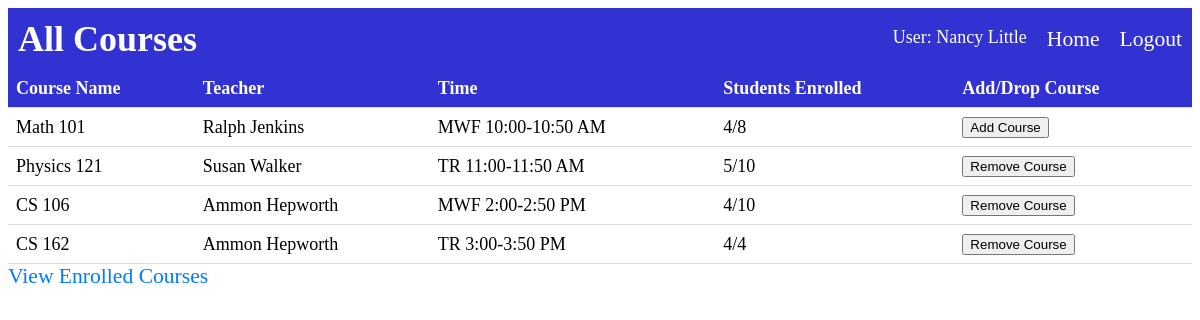
/user (signed in), run on the app's committed database.
### app.py (models this page shows, shortened)
class Users(UserMixin, db.Model):
    __tablename__ = "Users"
    id = db.Column(db.Integer, primary_key = True)
    username = db.Column(db.String, nullable = False)
    name = db.Column(db.String, nullable = False)
    password = db.Column(db.String, nullable = False)
    accountId = db.Column(db.Integer, nullable = False)
    enrolled = db.relationship('EnrolledClasses', back_populates = 'user')

class Courses(db.Model):
    __tablename__ = "Courses"
    course_id = db.Column(db.Integer, primary_key = True)
    course_name = db.Column(db.String, nullable = False)
    course_teacher = db.Column(db.String, nullable = False)
    course_time = db.Column(db.String, nullable = False)
    students_enrolled = db.Column(db.Integer, nullable = False)
    capacity = db.Column(db.Integer, nullable = False)
    enrolled = db.relationship('EnrolledClasses', back_populates = 'course')

### app.py (the view)
@app.route("/user")
def studentUser():
    enrolled_courses = current_user.enrolled
    allCourses = Courses.query.all()
    courseId_list = []
    for ec in enrolled_courses:
        print(ec.courses_id)
        courseId_list.append(ec.courses_id)
    name = current_user.name
    return render_template('all_courses.html', allCourses=allCourses, user = courseId_list,name = name)

### app.py (called while the page is built)
@login_manager.user_loader
def load_user(user_id):
    return Users.query.get(user_id)

### templates/all_courses.html (shortened to what this page needs)
{% extends "base.html" %}
{% block heading %}
    All Courses
{% endblock %}
{% block content %}
  <body>
    <table>
        <thead>
          <tr>
            <th>Course Name</th>
            <th>Teacher</th>
            <th>Time</th>
            <th>Students Enrolled</th>
            <th>Add/Drop Course</th>
          </tr>
        </thead>
        <tbody>
          {% for course in allCourses %}
            <tr>
              <td>{{ course.course_name }}</td>
              <td>{{ course.course_teacher }}</td>
              <td>{{ course.course_time }}</td>
              <td>{{ course.students_enrolled }}/{{ course.capacity }}</td>
              <td>
                {% if course.course_id in user %}
                    <form action="/remove_course" method="post">
                    <button type="submit" class="add-course-btn">Remove Course</button>
                    </form>
                {% else %}
                  {% if course.students_enrolled == course.capacity %}
                    <form action="/add_course" method="post">
                      <input type="hidden" name="course_id" value="{{ course.course_id }}">
                      <button type="submit" class="add-course-btn" disabled>Course Full</button>
                      </form>
                    {% else %}
                    <form action="/add_course" method="post">
                    <button type="submit" class="add-course-btn">Add Course</button>
                    </form>
                {% endif %}
              {% endif %}
              </td>
            </tr>
          {% endfor %}
        </tbody>
      </table>
      <a href="{{ url_for('enrolled_courses') }}">View Enrolled Courses</a>
  </body>
  {% endblock %}

### templates/base.html (shortened to what this page needs)
<!DOCTYPE html>
<html>
<head>
    <link rel="stylesheet" href="{{ url_for('static', filename='style.css') }}">
</head>
<body>
    <nav class="navbar">
        <div class="navbar-container">
            <h1>{% block heading %}{% endblock %}</h1>
            <ul>
                <li class = 'displayName'>User: {{name}}</li>
                <li><a href="{{ url_for('index') }}">Home</a></li>
                {% if current_user.is_authenticated %}
                    <li><a href="{{ url_for('logout') }}">Logout</a></li>
                {% else %}
                    <li><a href="{{ url_for('login') }}">Login</a></li>
                {% endif %}
            </ul>
        </div>
    </nav>
    <div class="content">
        {% block content %}{% endblock %}
    </div>
</body>
</html>

### static/style.css (style rules this page uses)
table { border-collapse: collapse; width: 100%; }
th, td { padding: 8px; text-align: left; border-bottom: 1px solid #ddd; }
th { background-color: rgb(50, 50, 210); color: white; }
.navbar { background-color: rgb(50, 50, 210); overflow: hidden; }
.navbar-container { display: flex; justify-content: space-between; align-items: center; padding: 10px; }
.navbar h1 { color: #fff; margin: 0; }
.navbar ul { list-style: none; margin: 0; padding: 0; display: flex; }
.navbar li { margin-left: 20px; }
.navbar a { color: #fff; text-decoration: none; }
a { color: #007bff; text-decoration: none; }
body { font-size: 18px; }
h1 { font-size: 2em; }
a { font-size: 1.2em; }
.displayName { color: white; }

### data on the page
Users: name "Nancy Little"
Courses: course_name "Math 101", course_teacher "Ralph Jenkins", course_time "MWF 10:00-10:50 AM", students_enrolled "4", capacity "8"
Courses: course_name "Physics 121", course_teacher "Susan Walker", course_time "TR 11:00-11:50 AM", students_enrolled "5", capacity "10"
Courses: course_name "CS 106", course_teacher "Ammon Hepworth", course_time "MWF 2:00-2:50 PM", students_enrolled "4", capacity "10"
Courses: course_name "CS 162", course_teacher "Ammon Hepworth", course_time "TR 3:00-3:50 PM", students_enrolled "4", capacity "4"
